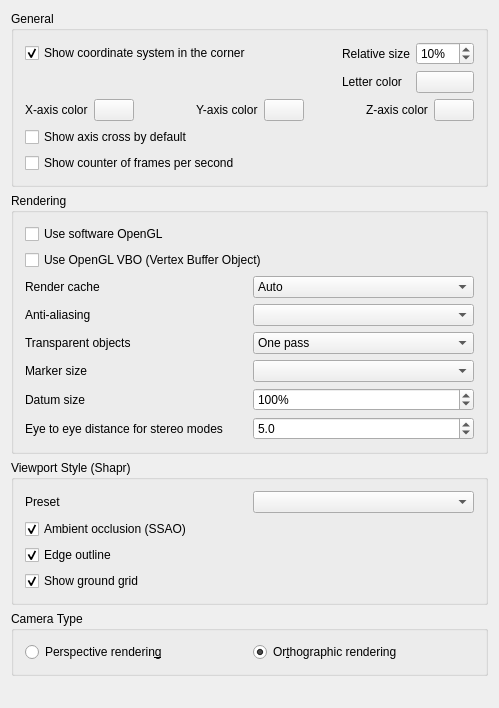
<?xml version="1.0" encoding="UTF-8"?>
<ui version="4.0">
 <class>Gui::Dialog::DlgSettings3DView</class>
 <widget class="QWidget" name="Gui::Dialog::DlgSettings3DView">
  <property name="geometry">
   <rect>
    <x>0</x>
    <y>0</y>
    <width>499</width>
    <height>708</height>
   </rect>
  </property>
  <property name="windowTitle">
   <string>3D View</string>
  </property>
  <layout class="QVBoxLayout" name="verticalLayout_2">
   <item>
    <widget class="QGroupBox" name="GroupBoxGeneral">
     <property name="enabled">
      <bool>true</bool>
     </property>
     <property name="title">
      <string>General</string>
     </property>
     <layout class="QVBoxLayout" name="verticalLayout">
      <item>
       <layout class="QGridLayout" name="gridLayoutCoord">
        <item row="0" column="0">
         <widget class="Gui::PrefCheckBox" name="CheckBox_CornerCoordSystem">
          <property name="toolTip">
           <string>Main coordinate system will always be shown in
lower right corner within opened files</string>
          </property>
          <property name="text">
           <string>Show coordinate system in the corner</string>
          </property>
          <property name="checked">
           <bool>true</bool>
          </property>
          <property name="prefEntry" stdset="0">
           <cstring>CornerCoordSystem</cstring>
          </property>
          <property name="prefPath" stdset="0">
           <cstring>View</cstring>
          </property>
         </widget>
        </item>
        <item row="0" column="1">
         <spacer name="horizontalSpacerCoord">
          <property name="orientation">
           <enum>Qt::Orientation::Horizontal</enum>
          </property>
          <property name="sizeHint" stdset="0">
           <size>
            <width>40</width>
            <height>0</height>
           </size>
          </property>
         </spacer>
        </item>
        <item row="0" column="2">
         <widget class="QLabel" name="labelCoordSize">
          <property name="text">
           <string>Relative size</string>
          </property>
          <property name="alignment">
           <set>Qt::AlignmentFlag::AlignRight|Qt::AlignmentFlag::AlignTrailing|Qt::AlignmentFlag::AlignVCenter</set>
          </property>
         </widget>
        </item>
        <item row="0" column="3">
         <widget class="Gui::PrefSpinBox" name="SpinBox_CornerCoordSystemSize">
          <property name="toolTip">
           <string>Size of main coordinate system representation
in the corner in % of height/width of the viewport</string>
          </property>
          <property name="suffix">
           <string notr="true">%</string>
          </property>
          <property name="minimum">
           <number>2</number>
          </property>
          <property name="maximum">
           <number>100</number>
          </property>
          <property name="value">
           <number>10</number>
          </property>
          <property name="prefEntry" stdset="0">
           <cstring>CornerCoordSystemSize</cstring>
          </property>
          <property name="prefPath" stdset="0">
           <cstring>View</cstring>
          </property>
         </widget>
        </item>
        <item row="1" column="2">
         <widget class="QLabel" name="axisLetterColorLabel">
          <property name="text">
           <string>Letter color</string>
          </property>
         </widget>
        </item>
        <item row="1" column="3">
         <widget class="Gui::PrefColorButton" name="axisLetterColor">
          <property name="toolTip">
           <string>Axis letter and FPS counter color</string>
          </property>
          <property name="color">
           <color>
            <red>0</red>
            <green>0</green>
            <blue>0</blue>
           </color>
          </property>
          <property name="prefEntry" stdset="0">
           <cstring>AxisLetterColor</cstring>
          </property>
          <property name="prefPath" stdset="0">
           <cstring>View</cstring>
          </property>
         </widget>
        </item>
       </layout>
      </item>
      <item>
       <layout class="QHBoxLayout" name="horizontalLayout_2">
        <item>
         <widget class="QLabel" name="xAxisLabel">
          <property name="text">
           <string>X-axis color</string>
          </property>
         </widget>
        </item>
        <item>
         <widget class="Gui::PrefColorButton" name="xAxisColor">
          <property name="text">
           <string/>
          </property>
          <property name="color">
           <color>
            <red>204</red>
            <green>51</green>
            <blue>51</blue>
           </color>
          </property>
          <property name="prefEntry" stdset="0">
           <cstring>AxisXColor</cstring>
          </property>
          <property name="prefPath" stdset="0">
           <cstring>View</cstring>
          </property>
         </widget>
        </item>
        <item>
         <spacer name="horizontalSpacer_2">
          <property name="orientation">
           <enum>Qt::Orientation::Horizontal</enum>
          </property>
          <property name="sizeHint" stdset="0">
           <size>
            <width>40</width>
            <height>20</height>
           </size>
          </property>
         </spacer>
        </item>
        <item>
         <widget class="QLabel" name="yAxisLabel">
          <property name="text">
           <string>Y-axis color</string>
          </property>
         </widget>
        </item>
        <item>
         <widget class="Gui::PrefColorButton" name="yAxisColor">
          <property name="text">
           <string/>
          </property>
          <property name="color">
           <color>
            <red>51</red>
            <green>204</green>
            <blue>51</blue>
           </color>
          </property>
          <property name="prefEntry" stdset="0">
           <cstring>AxisYColor</cstring>
          </property>
          <property name="prefPath" stdset="0">
           <cstring>View</cstring>
          </property>
         </widget>
        </item>
        <item>
         <spacer name="horizontalSpacer_3">
          <property name="orientation">
           <enum>Qt::Orientation::Horizontal</enum>
          </property>
          <property name="sizeHint" stdset="0">
           <size>
            <width>40</width>
            <height>20</height>
           </size>
          </property>
         </spacer>
        </item>
        <item>
         <widget class="QLabel" name="zAxisLabel">
          <property name="text">
           <string>Z-axis color</string>
          </property>
         </widget>
        </item>
        <item>
         <widget class="Gui::PrefColorButton" name="zAxisColor">
          <property name="text">
           <string/>
          </property>
          <property name="color">
           <color>
            <red>51</red>
            <green>51</green>
            <blue>204</blue>
           </color>
          </property>
          <property name="prefEntry" stdset="0">
           <cstring>AxisZColor</cstring>
          </property>
          <property name="prefPath" stdset="0">
           <cstring>View</cstring>
          </property>
         </widget>
        </item>
       </layout>
      </item>
      <item>
       <widget class="Gui::PrefCheckBox" name="CheckBox_ShowAxisCross">
        <property name="toolTip">
         <string>Axis cross will be shown by default at file
opening or creation</string>
        </property>
        <property name="text">
         <string>Show axis cross by default</string>
        </property>
        <property name="prefEntry" stdset="0">
         <cstring>ShowAxisCross</cstring>
        </property>
        <property name="prefPath" stdset="0">
         <cstring>View</cstring>
        </property>
       </widget>
      </item>
      <item>
       <widget class="Gui::PrefCheckBox" name="CheckBox_ShowFPS">
        <property name="toolTip">
         <string>Time needed for last operation and resulting frame rate
will be shown at the lower left corner in opened files</string>
        </property>
        <property name="text">
         <string>Show counter of frames per second</string>
        </property>
        <property name="prefEntry" stdset="0">
         <cstring>ShowFPS</cstring>
        </property>
        <property name="prefPath" stdset="0">
         <cstring>View</cstring>
        </property>
       </widget>
      </item>
     </layout>
    </widget>
   </item>
   <item>
    <widget class="QGroupBox" name="GroupBox12">
     <property name="enabled">
      <bool>true</bool>
     </property>
     <property name="title">
      <string>Rendering</string>
     </property>
     <layout class="QVBoxLayout" name="verticalLayout_3">
      <item>
       <widget class="Gui::PrefCheckBox" name="CheckBox_use_SW_OpenGL">
        <property name="toolTip">
         <string>This option is useful for troubleshooting graphics card and driver problems.
Changing this option requires a restart of the application.</string>
        </property>
        <property name="text">
         <string>Use software OpenGL</string>
        </property>
        <property name="prefEntry" stdset="0">
         <cstring>UseSoftwareOpenGL</cstring>
        </property>
        <property name="prefPath" stdset="0">
         <cstring>OpenGL</cstring>
        </property>
       </widget>
      </item>
      <item>
       <widget class="Gui::PrefCheckBox" name="CheckBox_useVBO">
        <property name="toolTip">
         <string>If selected, Vertex Buffer Objects (VBO) will be used.
A VBO is an OpenGL feature that provides methods for uploading
vertex data (position, normal vector, color, etc.) to the graphics card.
VBOs offer substantial performance gains because the data resides
in the graphics memory rather than the system memory and so it
can be rendered directly by the GPU.

Note: Sometimes this feature may lead to a host of different
issues ranging from graphical anomalies to GPU crash bugs. Remember to
report this setting as enabled when seeking support.</string>
        </property>
        <property name="text">
         <string>Use OpenGL VBO (Vertex Buffer Object)</string>
        </property>
        <property name="prefEntry" stdset="0">
         <cstring>UseVBO</cstring>
        </property>
        <property name="prefPath" stdset="0">
         <cstring>View</cstring>
        </property>
       </widget>
      </item>
      <item>
       <layout class="QGridLayout" name="gridLayout">
        <item row="0" column="0">
         <widget class="QLabel" name="renderCacheLabel">
          <property name="text">
           <string>Render cache</string>
          </property>
         </widget>
        </item>
        <item row="5" column="0">
         <widget class="QLabel" name="textLabel1">
          <property name="text">
           <string>Eye to eye distance for stereo modes</string>
          </property>
         </widget>
        </item>
        <item row="0" column="1">
         <widget class="QComboBox" name="renderCache">
          <property name="minimumSize">
           <size>
            <width>120</width>
            <height>0</height>
           </size>
          </property>
          <property name="toolTip">
           <string>'Render caching' is another way to say 'Rendering acceleration'.
There are 3 options available to achieve this:
1) 'Auto' (default), let Coin3D decide where to cache.
2) 'Distributed', manually turn on cache for all view provider root node.
3) 'Centralized', manually turn off cache in all nodes of all view provider, and
only cache at the scene graph root node. This offers the fastest rendering speed
but slower response to any scene changes.</string>
          </property>
          <property name="currentIndex">
           <number>0</number>
          </property>
          <item>
           <property name="text">
            <string>Auto</string>
           </property>
          </item>
          <item>
           <property name="text">
            <string>Distributed</string>
           </property>
          </item>
          <item>
           <property name="text">
            <string>Centralized</string>
           </property>
          </item>
         </widget>
        </item>
        <item row="1" column="1">
         <widget class="QComboBox" name="comboAliasing">
          <property name="minimumSize">
           <size>
            <width>120</width>
            <height>0</height>
           </size>
          </property>
          <property name="toolTip">
           <string>Method of multisample anti-aliasing</string>
          </property>
         </widget>
        </item>
        <item row="1" column="0">
         <widget class="QLabel" name="aliasingLAbel">
          <property name="text">
           <string>Anti-aliasing</string>
          </property>
         </widget>
        </item>
        <item row="5" column="1">
         <widget class="Gui::PrefDoubleSpinBox" name="FloatSpinBox_EyeDistance">
          <property name="minimumSize">
           <size>
            <width>120</width>
            <height>0</height>
           </size>
          </property>
          <property name="toolTip">
           <string>Eye-to-eye distance used for stereo projections.
The specified value is a factor that will be multiplied with the
bounding box size of the 3D object that is currently displayed.</string>
          </property>
          <property name="decimals">
           <number>1</number>
          </property>
          <property name="minimum">
           <double>0.100000000000000</double>
          </property>
          <property name="maximum">
           <double>1000.000000000000000</double>
          </property>
          <property name="singleStep">
           <double>2.000000000000000</double>
          </property>
          <property name="value">
           <double>5.000000000000000</double>
          </property>
          <property name="prefEntry" stdset="0">
           <cstring>EyeDistance</cstring>
          </property>
          <property name="prefPath" stdset="0">
           <cstring>View</cstring>
          </property>
         </widget>
        </item>
        <item row="2" column="1">
         <widget class="Gui::PrefComboBox" name="comboTransparentRender">
          <property name="minimumSize">
           <size>
            <width>120</width>
            <height>0</height>
           </size>
          </property>
          <property name="toolTip">
           <string>Render types of transparent objects</string>
          </property>
          <property name="prefEntry" stdset="0">
           <cstring>TransparentObjectRenderType</cstring>
          </property>
          <property name="prefPath" stdset="0">
           <cstring>View</cstring>
          </property>
          <item>
           <property name="text">
            <string>One pass</string>
           </property>
          </item>
          <item>
           <property name="text">
            <string>Backface pass</string>
           </property>
          </item>
         </widget>
        </item>
        <item row="2" column="0">
         <widget class="QLabel" name="transparentRenderLabel">
          <property name="toolTip">
           <string/>
          </property>
          <property name="text">
           <string>Transparent objects</string>
          </property>
         </widget>
        </item>
        <item row="3" column="0">
         <widget class="QLabel" name="markerSizeLabel">
          <property name="toolTip">
           <string/>
          </property>
          <property name="text">
           <string>Marker size</string>
          </property>
         </widget>
        </item>
        <item row="3" column="1">
         <widget class="QComboBox" name="boxMarkerSize">
          <property name="minimumSize">
           <size>
            <width>120</width>
            <height>0</height>
           </size>
          </property>
          <property name="toolTip">
           <string>Size of vertices in the Sketcher, TechDraw and other workbenches</string>
          </property>
         </widget>
        </item>
        <item row="4" column="0">
         <widget class="QLabel" name="markerSizeLabel_2">
          <property name="toolTip">
           <string/>
          </property>
          <property name="text">
           <string>Datum size</string>
          </property>
         </widget>
        </item>
        <item row="4" column="1">
         <widget class="Gui::PrefDoubleSpinBox" name="FloatSpinBox_DatumScale">
          <property name="minimumSize">
           <size>
            <width>120</width>
            <height>0</height>
           </size>
          </property>
          <property name="toolTip">
           <string>Size of core datum objects</string>
          </property>
          <property name="suffix">
           <string>%</string>
          </property>
          <property name="decimals">
           <number>0</number>
          </property>
          <property name="minimum">
           <double>0.000000000000000</double>
          </property>
          <property name="maximum">
           <double>400.000000000000000</double>
          </property>
          <property name="singleStep">
           <double>5.000000000000000</double>
          </property>
          <property name="value">
           <double>100.000000000000000</double>
          </property>
          <property name="prefEntry" stdset="0">
           <cstring>DatumScale</cstring>
          </property>
          <property name="prefPath" stdset="0">
           <cstring>View</cstring>
          </property>
         </widget>
        </item>
       </layout>
      </item>
     </layout>
    </widget>
   </item>
   <item>
    <widget class="QGroupBox" name="groupBoxViewportStyle">
     <property name="title">
      <string>Viewport Style (Shapr)</string>
     </property>
     <layout class="QGridLayout" name="gridLayoutViewportStyle">
      <item row="0" column="0">
       <widget class="QLabel" name="labelViewportStyle">
        <property name="text">
         <string>Preset</string>
        </property>
       </widget>
      </item>
      <item row="0" column="1">
       <widget class="QComboBox" name="comboViewportStyle">
        <property name="toolTip">
         <string>Shapr Dark (recommended) or Shapr Light viewport appearance</string>
        </property>
       </widget>
      </item>
      <item row="1" column="0" colspan="2">
       <widget class="Gui::PrefCheckBox" name="checkEnableSSAO">
        <property name="toolTip">
         <string>Screen-space ambient occlusion for depth in crevices</string>
        </property>
        <property name="text">
         <string>Ambient occlusion (SSAO)</string>
        </property>
        <property name="checked">
         <bool>true</bool>
        </property>
        <property name="prefEntry" stdset="0">
         <cstring>EnableSSAO</cstring>
        </property>
        <property name="prefPath" stdset="0">
         <cstring>View</cstring>
        </property>
       </widget>
      </item>
      <item row="2" column="0" colspan="2">
       <widget class="Gui::PrefCheckBox" name="checkEnableEdgeOutline">
        <property name="toolTip">
         <string>Screen-space silhouette / depth outline over shaded models</string>
        </property>
        <property name="text">
         <string>Edge outline</string>
        </property>
        <property name="checked">
         <bool>true</bool>
        </property>
        <property name="prefEntry" stdset="0">
         <cstring>EnableEdgeOutline</cstring>
        </property>
        <property name="prefPath" stdset="0">
         <cstring>View</cstring>
        </property>
       </widget>
      </item>
      <item row="3" column="0" colspan="2">
       <widget class="Gui::PrefCheckBox" name="checkShowUniversalGrid">
        <property name="toolTip">
         <string>Show the ground-plane grid in the 3D view</string>
        </property>
        <property name="text">
         <string>Show ground grid</string>
        </property>
        <property name="checked">
         <bool>true</bool>
        </property>
        <property name="prefEntry" stdset="0">
         <cstring>ShowUniversalGrid</cstring>
        </property>
        <property name="prefPath" stdset="0">
         <cstring>View</cstring>
        </property>
       </widget>
      </item>
     </layout>
    </widget>
   </item>
   <item>
    <widget class="QGroupBox" name="groupBoxCamera">
     <property name="title">
      <string>Camera Type</string>
     </property>
     <layout class="QGridLayout" name="gridLayout1">
      <property name="leftMargin">
       <number>11</number>
      </property>
      <property name="topMargin">
       <number>11</number>
      </property>
      <property name="rightMargin">
       <number>11</number>
      </property>
      <property name="bottomMargin">
       <number>11</number>
      </property>
      <property name="spacing">
       <number>6</number>
      </property>
      <item row="0" column="0">
       <widget class="Gui::PrefRadioButton" name="radioPerspective">
        <property name="toolTip">
         <string>Objects will appear in a perspective projection</string>
        </property>
        <property name="text">
         <string>Perspective renderin&amp;g</string>
        </property>
        <property name="prefEntry" stdset="0">
         <cstring>Perspective</cstring>
        </property>
        <property name="prefPath" stdset="0">
         <cstring>View</cstring>
        </property>
       </widget>
      </item>
      <item row="0" column="1">
       <widget class="Gui::PrefRadioButton" name="radioOrthographic">
        <property name="toolTip">
         <string>Objects will be in orthographic projection</string>
        </property>
        <property name="text">
         <string>Or&amp;thographic rendering</string>
        </property>
        <property name="checked">
         <bool>true</bool>
        </property>
        <property name="prefEntry" stdset="0">
         <cstring>Orthographic</cstring>
        </property>
        <property name="prefPath" stdset="0">
         <cstring>View</cstring>
        </property>
       </widget>
      </item>
     </layout>
    </widget>
   </item>
   <item>
    <spacer>
     <property name="orientation">
      <enum>Qt::Orientation::Vertical</enum>
     </property>
     <property name="sizeHint" stdset="0">
      <size>
       <width>455</width>
       <height>16</height>
      </size>
     </property>
    </spacer>
   </item>
  </layout>
 </widget>
 <layoutdefault spacing="6" margin="11"/>
 <customwidgets>
  <customwidget>
   <class>Gui::ColorButton</class>
   <extends>QPushButton</extends>
   <header>Gui/Widgets.h</header>
  </customwidget>
  <customwidget>
   <class>Gui::PrefSpinBox</class>
   <extends>QSpinBox</extends>
   <header>Gui/PrefWidgets.h</header>
  </customwidget>
  <customwidget>
   <class>Gui::PrefColorButton</class>
   <extends>Gui::ColorButton</extends>
   <header>Gui/PrefWidgets.h</header>
  </customwidget>
  <customwidget>
   <class>Gui::PrefRadioButton</class>
   <extends>QRadioButton</extends>
   <header>Gui/PrefWidgets.h</header>
  </customwidget>
  <customwidget>
   <class>Gui::PrefCheckBox</class>
   <extends>QCheckBox</extends>
   <header>Gui/PrefWidgets.h</header>
  </customwidget>
  <customwidget>
   <class>Gui::PrefComboBox</class>
   <extends>QComboBox</extends>
   <header>Gui/PrefWidgets.h</header>
  </customwidget>
  <customwidget>
   <class>Gui::PrefDoubleSpinBox</class>
   <extends>QDoubleSpinBox</extends>
   <header>Gui/PrefWidgets.h</header>
  </customwidget>
 </customwidgets>
 <resources/>
 <connections>
  <connection>
   <sender>CheckBox_CornerCoordSystem</sender>
   <signal>toggled(bool)</signal>
   <receiver>SpinBox_CornerCoordSystemSize</receiver>
   <slot>setEnabled(bool)</slot>
   <hints>
    <hint type="sourcelabel">
     <x>20</x>
     <y>20</y>
    </hint>
    <hint type="destinationlabel">
     <x>20</x>
     <y>20</y>
    </hint>
   </hints>
  </connection>
  <connection>
   <sender>CheckBox_CornerCoordSystem</sender>
   <signal>toggled(bool)</signal>
   <receiver>axisLetterColor</receiver>
   <slot>setEnabled(bool)</slot>
   <hints>
    <hint type="sourcelabel">
     <x>20</x>
     <y>20</y>
    </hint>
    <hint type="destinationlabel">
     <x>20</x>
     <y>20</y>
    </hint>
   </hints>
  </connection>
 </connections>
</ui>
